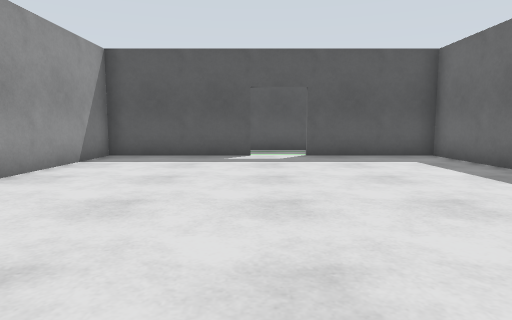
[1] (above)

18 first-person views from a walk through a world built for the Gazebo simulator. The camera is 0.94 m above the floor, tilts 6° down and sees 75° across. The floor is counted in squares, 1 m on a side. Each view is taken from the middle of a square. On the plan, view 1 faces up. The plan holds only what a view shows up to about 12 squares ahead; the rest is blank. Simple patterns stand in for the simulator's built-in surfaces.

[2]
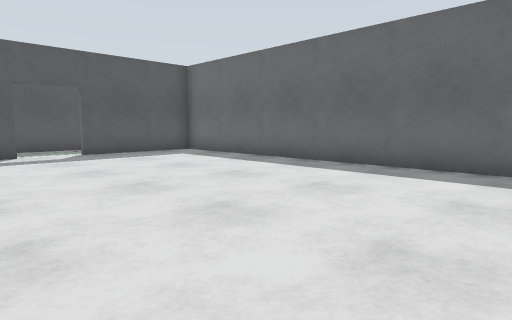

[3]
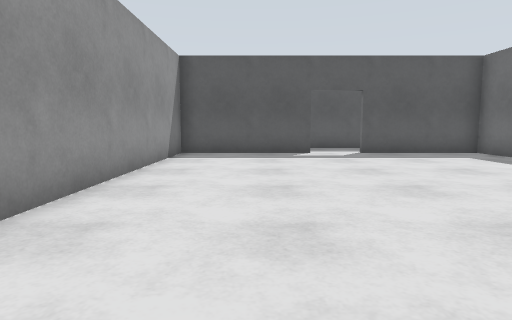

[4]
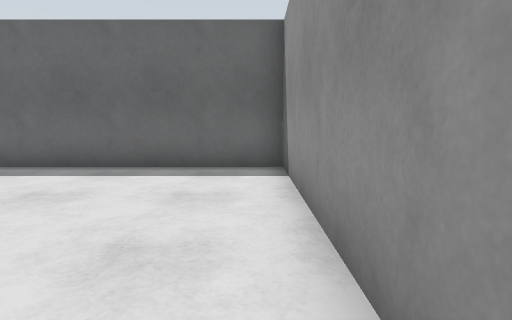

[5]
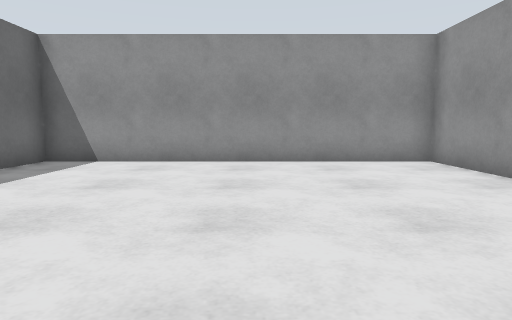

[6]
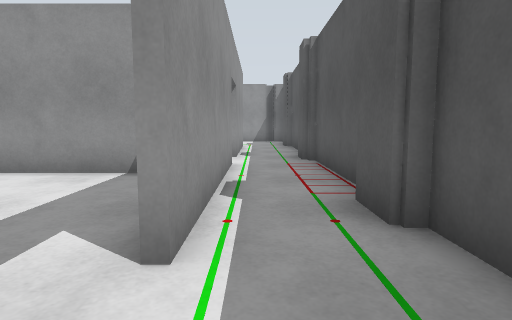

[7]
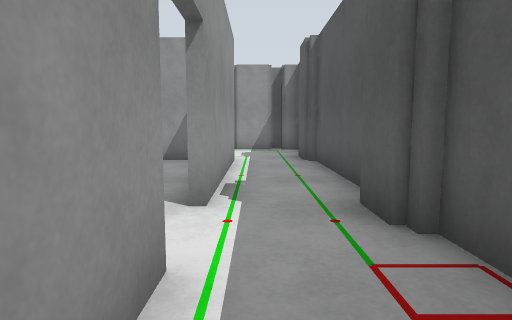

[8]
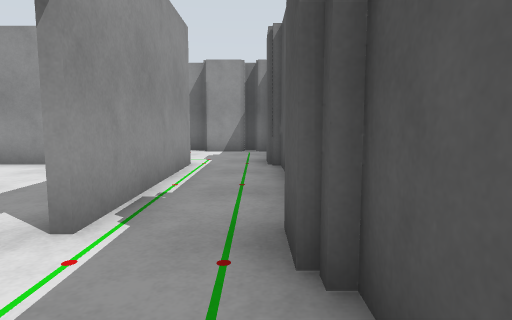

[9]
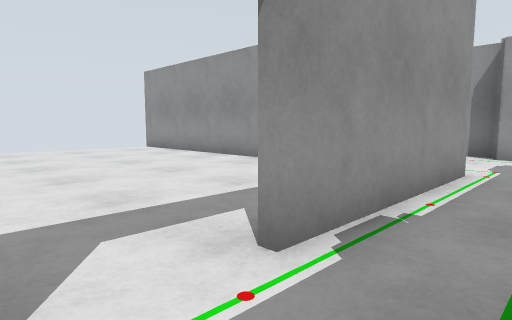

[10]
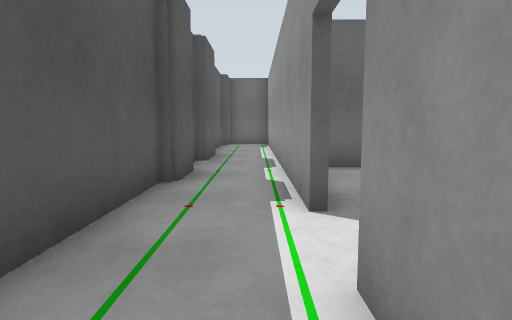

[11]
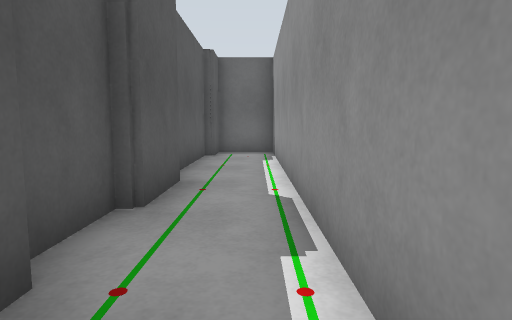

[12]
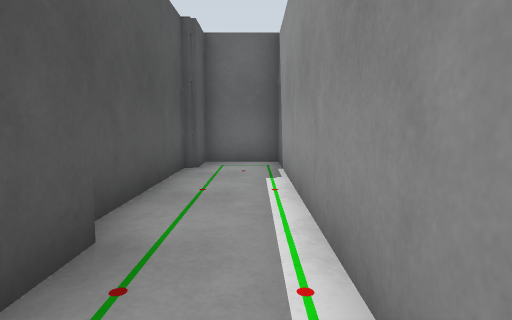

[13]
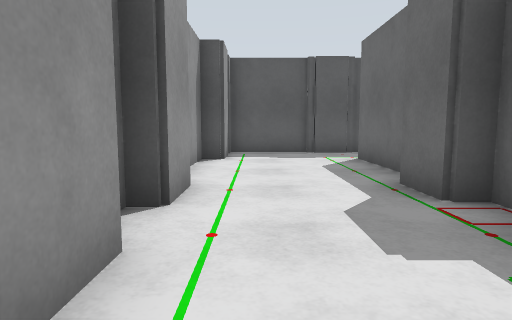

[14]
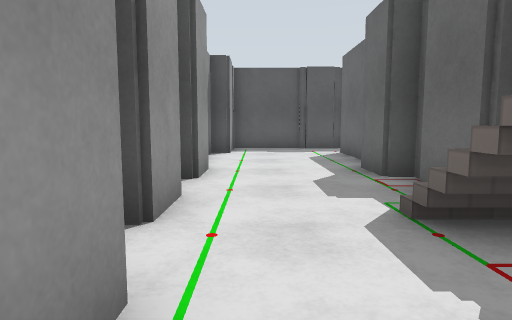

[15]
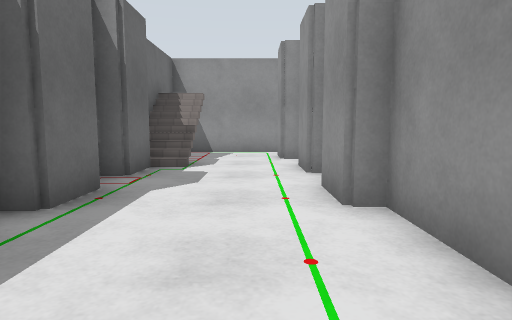

[16]
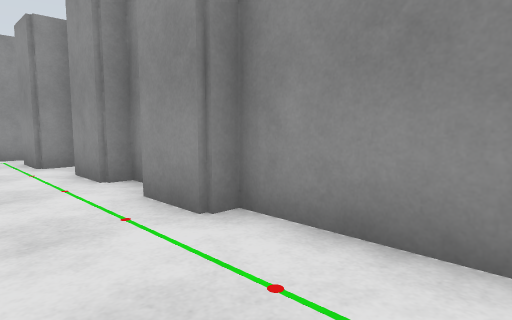

[17]
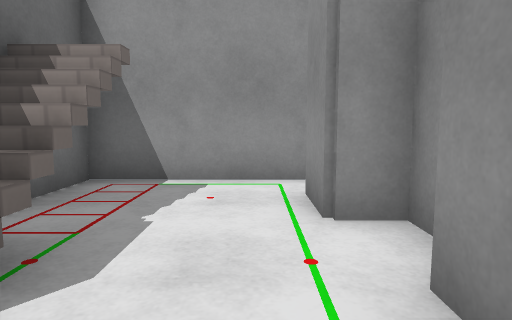

[18]
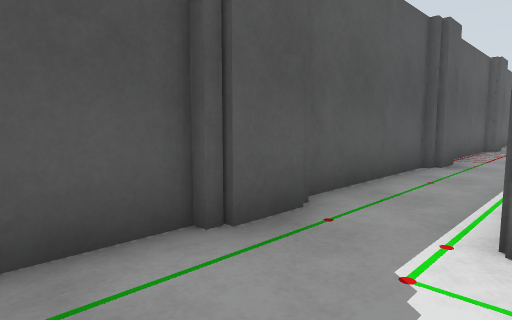

### Floor plan
Ten units are one square. View 1 is at (0, 0); x grows to the right and y downward. Boxes are objects, and circles mark ways between rooms. Rooms are numbered by the first view taken in them; rooms with no view inside come last. Other rooms are left out.
<svg viewBox="-180 -131 330 152">
<path fill="none" stroke="#000" d="M-1 -102 -45 -102 -45 16 55 16 55 -102 15 -102M-61 -104 -1 -104M-67 -123 -82 -123M-81 -126 -127 -126M-21 -126 -69 -126M-126 -123 -142 -123M-9 -123 -22 -123M-131 -75 -131 -104 -77 -104M-139 -126 -170 -126 -170 -120M15 -104 145 -104 145 -123 133 -123M-167 -102 -175 -102 -175 -62 -170 -62 -170 -48 -175 -48 -175 -35 -170 -35 -170 -20M-170 -116 -170 -101M-137 -24 -137 -39 -131 -39 -131 -50 -137 -50 -137 -64 -131 -64M35 -126 -10 -126M49 -123 34 -123M-167 -8 -167 6M-175 -14 -175 -8M68 -126 51 -126M-170 16 -131 16 -131 -6M86 -123 66 -123M134 -126 91 -126"/>
<rect x="-135" y="-15" width="10" height="10" fill="#bbb"><title>stairs</title></rect>
<circle cx="5" cy="-100" r="3" fill="#2a7"/>
<text x="0" y="-40">1</text>
<text x="-70" y="-100">2</text>
</svg>
Room 1 opens to room 2.

Where each view was taken, in squares from view 1:
view 1: 0 up, 0 right, facing up
view 2: 1 down, 2 left, facing up-right
view 3: 1 down, 2 left, facing up
view 4: 1 down, 2 left, facing right
view 5: 7 up, 0 right, facing down
view 6: 11 up, 2 right, facing left
view 7: 11 up, 4 left, facing left
view 8: 12 up, 5 left, facing left
view 9: 12 up, 6 left, facing down-left
view 10: 11 up, 2 left, facing right
view 11: 11 up, 3 right, facing right
view 12: 11 up, 6 right, facing right
view 13: 1 up, 16 left, facing up
view 14: 1 down, 16 left, facing up
view 15: 10 up, 16 left, facing down
view 16: 9 up, 15 left, facing down-left
view 17: 4 up, 16 left, facing down
view 18: 10 up, 16 left, facing up-right
